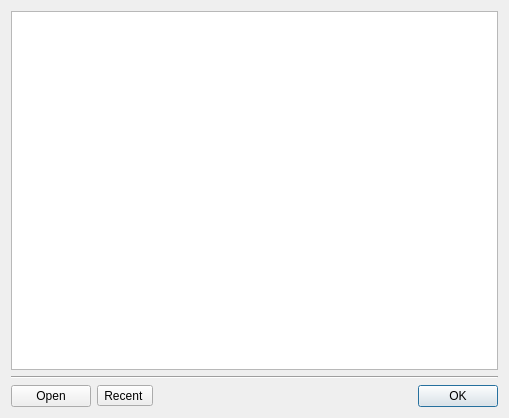
<?xml version="1.0" encoding="UTF-8"?>
<ui version="4.0">
 <class>NewProblemDialog</class>
 <widget class="QDialog" name="NewProblemDialog">
  <property name="geometry">
   <rect>
    <x>0</x>
    <y>0</y>
    <width>509</width>
    <height>418</height>
   </rect>
  </property>
  <property name="windowTitle">
   <string>New Problem</string>
  </property>
  <layout class="QGridLayout" name="gridLayout">
   <item row="0" column="0">
    <widget class="QListView" name="listViewProblems">
     <property name="editTriggers">
      <set>QAbstractItemView::NoEditTriggers</set>
     </property>
     <property name="iconSize">
      <size>
       <width>24</width>
       <height>24</height>
      </size>
     </property>
     <property name="viewMode">
      <enum>QListView::ListMode</enum>
     </property>
    </widget>
   </item>
   <item row="2" column="0">
    <layout class="QHBoxLayout" name="horizontalLayout">
     <item>
      <widget class="QPushButton" name="pushButtonOpen">
       <property name="text">
        <string>Open</string>
       </property>
      </widget>
     </item>
     <item>
      <widget class="QToolButton" name="toolButtonRecent">
       <property name="text">
        <string>Recent </string>
       </property>
       <property name="toolButtonStyle">
        <enum>Qt::ToolButtonTextBesideIcon</enum>
       </property>
       <property name="arrowType">
        <enum>Qt::NoArrow</enum>
       </property>
      </widget>
     </item>
     <item>
      <spacer name="horizontalSpacer">
       <property name="orientation">
        <enum>Qt::Horizontal</enum>
       </property>
       <property name="sizeHint" stdset="0">
        <size>
         <width>40</width>
         <height>20</height>
        </size>
       </property>
      </spacer>
     </item>
     <item>
      <widget class="QDialogButtonBox" name="buttonBox">
       <property name="standardButtons">
        <set>QDialogButtonBox::Ok</set>
       </property>
      </widget>
     </item>
    </layout>
   </item>
   <item row="1" column="0">
    <widget class="Line" name="line">
     <property name="orientation">
      <enum>Qt::Horizontal</enum>
     </property>
    </widget>
   </item>
  </layout>
 </widget>
 <resources/>
 <connections>
  <connection>
   <sender>buttonBox</sender>
   <signal>accepted()</signal>
   <receiver>NewProblemDialog</receiver>
   <slot>accept()</slot>
   <hints>
    <hint type="sourcelabel">
     <x>434</x>
     <y>388</y>
    </hint>
    <hint type="destinationlabel">
     <x>254</x>
     <y>208</y>
    </hint>
   </hints>
  </connection>
 </connections>
</ui>
